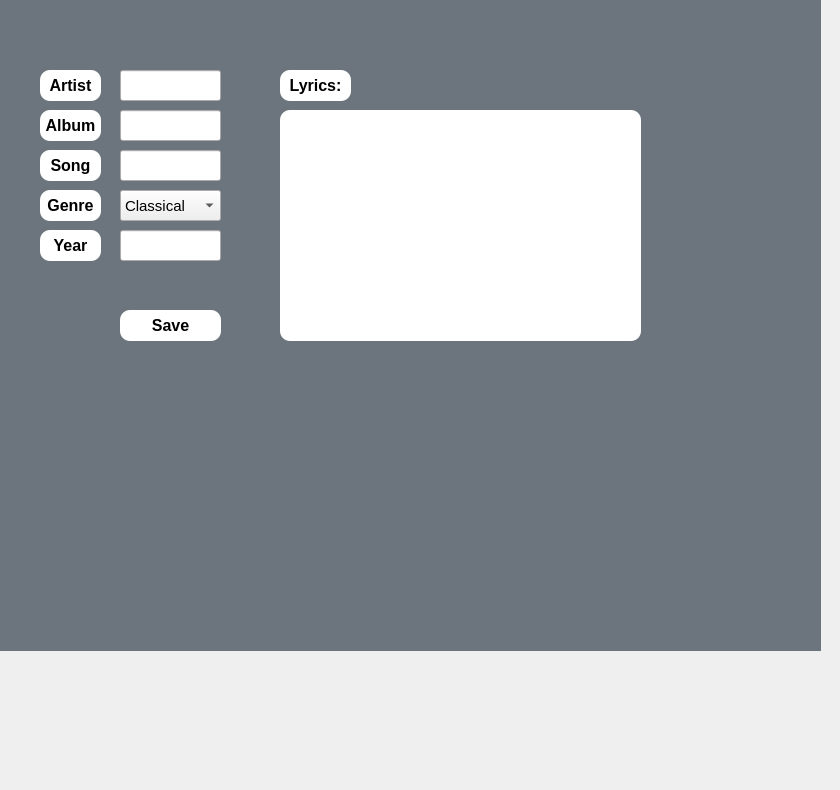
    <widget class="QWidget" name="add_page">
     <attribute name="title">
      <string>Page</string>
     </attribute>
     <widget class="QLineEdit" name="album_in">
      <property name="geometry">
       <rect>
        <x>120</x>
        <y>110</y>
        <width>101</width>
        <height>31</height>
       </rect>
      </property>
      <property name="font">
       <font>
        <pointsize>11</pointsize>
       </font>
      </property>
     </widget>
     <widget class="QLineEdit" name="year_in">
      <property name="geometry">
       <rect>
        <x>120</x>
        <y>230</y>
        <width>101</width>
        <height>31</height>
       </rect>
      </property>
      <property name="font">
       <font>
        <pointsize>11</pointsize>
       </font>
      </property>
     </widget>
     <widget class="QComboBox" name="comboBox_2">
      <property name="geometry">
       <rect>
        <x>120</x>
        <y>190</y>
        <width>101</width>
        <height>31</height>
       </rect>
      </property>
      <property name="font">
       <font>
        <pointsize>11</pointsize>
        <bold>false</bold>
       </font>
      </property>
      <item>
       <property name="text">
        <string>Classical</string>
       </property>
      </item>
      <item>
       <property name="text">
        <string>Rap</string>
       </property>
      </item>
      <item>
       <property name="text">
        <string>Rock</string>
       </property>
      </item>
      <item>
       <property name="text">
        <string>Metal</string>
       </property>
      </item>
      <item>
       <property name="text">
        <string>Hip-hop</string>
       </property>
      </item>
      <item>
       <property name="text">
        <string>K-pop</string>
       </property>
      </item>
     </widget>
     <widget class="QLineEdit" name="artist_in">
      <property name="geometry">
       <rect>
        <x>120</x>
        <y>70</y>
        <width>101</width>
        <height>31</height>
       </rect>
      </property>
      <property name="font">
       <font>
        <pointsize>11</pointsize>
       </font>
      </property>
     </widget>
     <widget class="QLineEdit" name="song_in">
      <property name="geometry">
       <rect>
        <x>120</x>
        <y>150</y>
        <width>101</width>
        <height>31</height>
       </rect>
      </property>
      <property name="font">
       <font>
        <pointsize>11</pointsize>
       </font>
      </property>
     </widget>
     <widget class="QPlainTextEdit" name="lyrics_1">
      <property name="geometry">
       <rect>
        <x>280</x>
        <y>110</y>
        <width>361</width>
        <height>231</height>
       </rect>
      </property>
      <property name="font">
       <font>
        <pointsize>12</pointsize>
       </font>
      </property>
      <property name="styleSheet">
       <string notr="true">    QPlainTextEdit {
	background-color: rgb(255, 255, 255);
        border-radius: 10px;
        padding: 5px;
    }</string>
      </property>
     </widget>
     <widget class="QPushButton" name="saveB_1">
      <property name="geometry">
       <rect>
        <x>120</x>
        <y>310</y>
        <width>101</width>
        <height>31</height>
       </rect>
      </property>
      <property name="font">
       <font>
        <pointsize>12</pointsize>
        <bold>true</bold>
       </font>
      </property>
      <property name="styleSheet">
       <string notr="true">    QPushButton {
	background-color: rgb(255, 255, 255);
        border-radius: 10px;
        padding: 5px;
    }</string>
      </property>
      <property name="text">
       <string>Save</string>
      </property>
     </widget>
     <widget class="QLabel" name="label_4">
      <property name="geometry">
       <rect>
        <x>40</x>
        <y>150</y>
        <width>61</width>
        <height>31</height>
       </rect>
      </property>
      <property name="font">
       <font>
        <pointsize>12</pointsize>
        <bold>true</bold>
       </font>
      </property>
      <property name="layoutDirection">
       <enum>Qt::LeftToRight</enum>
      </property>
      <property name="styleSheet">
       <string notr="true">    QLabel {
	background-color: rgb(255, 255, 255);
        border-radius: 10px;
        padding: 5px;
    }</string>
      </property>
      <property name="text">
       <string>Song</string>
      </property>
      <property name="alignment">
       <set>Qt::AlignCenter</set>
      </property>
     </widget>
     <widget class="QLabel" name="artist">
      <property name="geometry">
       <rect>
        <x>40</x>
        <y>70</y>
        <width>61</width>
        <height>31</height>
       </rect>
      </property>
      <property name="font">
       <font>
        <pointsize>12</pointsize>
        <bold>true</bold>
       </font>
      </property>
      <property name="layoutDirection">
       <enum>Qt::LeftToRight</enum>
      </property>
      <property name="styleSheet">
       <string notr="true">    QLabel {
	background-color: rgb(255, 255, 255);
        border-radius: 10px;
        padding: 5px;
    }</string>
      </property>
      <property name="text">
       <string>Artist</string>
      </property>
      <property name="alignment">
       <set>Qt::AlignCenter</set>
      </property>
     </widget>
     <widget class="QLabel" name="label_3">
      <property name="geometry">
       <rect>
        <x>40</x>
        <y>110</y>
        <width>61</width>
        <height>31</height>
       </rect>
      </property>
      <property name="font">
       <font>
        <pointsize>12</pointsize>
        <bold>true</bold>
       </font>
      </property>
      <property name="layoutDirection">
       <enum>Qt::LeftToRight</enum>
      </property>
      <property name="styleSheet">
       <string notr="true">    QLabel {
	background-color: rgb(255, 255, 255);
        border-radius: 10px;
        padding: 5px;
    }</string>
      </property>
      <property name="text">
       <string>Album</string>
      </property>
      <property name="alignment">
       <set>Qt::AlignCenter</set>
      </property>
     </widget>
     <widget class="QLabel" name="label_5">
      <property name="geometry">
       <rect>
        <x>40</x>
        <y>190</y>
        <width>61</width>
        <height>31</height>
       </rect>
      </property>
      <property name="font">
       <font>
        <pointsize>12</pointsize>
        <bold>true</bold>
       </font>
      </property>
      <property name="layoutDirection">
       <enum>Qt::LeftToRight</enum>
      </property>
      <property name="styleSheet">
       <string notr="true">    QLabel {
	background-color: rgb(255, 255, 255);
        border-radius: 10px;
        padding: 5px;
    }</string>
      </property>
      <property name="text">
       <string>Genre</string>
      </property>
      <property name="alignment">
       <set>Qt::AlignCenter</set>
      </property>
     </widget>
     <widget class="QLabel" name="label_14">
      <property name="geometry">
       <rect>
        <x>40</x>
        <y>230</y>
        <width>61</width>
        <height>31</height>
       </rect>
      </property>
      <property name="font">
       <font>
        <pointsize>12</pointsize>
        <bold>true</bold>
       </font>
      </property>
      <property name="layoutDirection">
       <enum>Qt::LeftToRight</enum>
      </property>
      <property name="styleSheet">
       <string notr="true">    QLabel {
	background-color: rgb(255, 255, 255);
        border-radius: 10px;
        padding: 5px;
    }</string>
      </property>
      <property name="text">
       <string>Year</string>
      </property>
      <property name="alignment">
       <set>Qt::AlignCenter</set>
      </property>
     </widget>
     <widget class="QLabel" name="label_6">
      <property name="geometry">
       <rect>
        <x>280</x>
        <y>70</y>
        <width>71</width>
        <height>31</height>
       </rect>
      </property>
      <property name="font">
       <font>
        <pointsize>12</pointsize>
        <bold>true</bold>
       </font>
      </property>
      <property name="layoutDirection">
       <enum>Qt::LeftToRight</enum>
      </property>
      <property name="styleSheet">
       <string notr="true">    QLabel {
	background-color: rgb(255, 255, 255);
        border-radius: 10px;
        padding: 5px;
    }</string>
      </property>
      <property name="text">
       <string>Lyrics:</string>
      </property>
      <property name="alignment">
       <set>Qt::AlignCenter</set>
      </property>
     </widget>
     <widget class="QLabel" name="bg_add">
      <property name="geometry">
       <rect>
        <x>-10</x>
        <y>-130</y>
        <width>831</width>
        <height>781</height>
       </rect>
      </property>
      <property name="font">
       <font>
        <pointsize>9</pointsize>
        <bold>true</bold>
       </font>
      </property>
      <property name="styleSheet">
       <string notr="true">background-color: #6C757D ;
color: #2C3E50;</string>
      </property>
      <property name="text">
       <string/>
      </property>
      <property name="pixmap">
       <pixmap resource="wall/bg.qrc">:/newPrefix/19eee91f32a591a52ce1b92e1fa092f9.jpg</pixmap>
      </property>
     </widget>
     <zorder>bg_add</zorder>
     <zorder>album_in</zorder>
     <zorder>year_in</zorder>
     <zorder>comboBox_2</zorder>
     <zorder>artist_in</zorder>
     <zorder>song_in</zorder>
     <zorder>lyrics_1</zorder>
     <zorder>saveB_1</zorder>
     <zorder>label_4</zorder>
     <zorder>artist</zorder>
     <zorder>label_3</zorder>
     <zorder>label_5</zorder>
     <zorder>label_14</zorder>
     <zorder>label_6</zorder>
    </widget>
